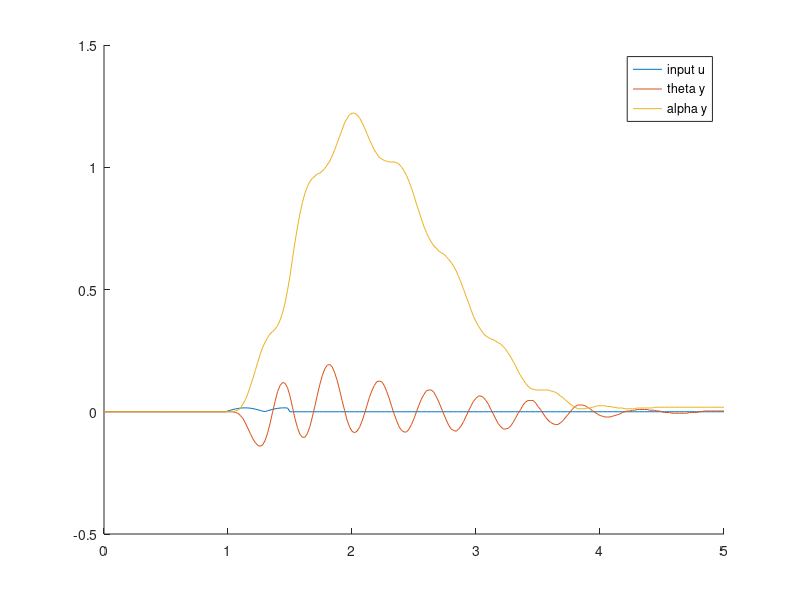

MATLAB code for this plot:
clear,clc
load('AB_new9.mat');
h = 0.02;
new_t_beg = 0.9;
new_t_end = 2.5;

t1 = u(:,1);
u1 = u(:,2);
y1 = y;

figure(1);
clf;
hold on;
plot(t1,u1, 'DisplayName', 'input u');
plot(t1,y1(:,1), 'DisplayName', 'theta y');
plot(t1,y1(:,2), 'DisplayName', 'alpha y');
hold off;
legend;

%% get x0;
% x0 = [theta_d, alpha_d, theta, alpha]
x0 = [ ( y(round(new_t_beg/h),1)-y(round(new_t_beg/h)-1,1) )/h , ( y(round(new_t_beg/h),2)-y(round(new_t_beg/h)-1,2) )/h ,...
       y(round(new_t_beg/h),1) , y(round(new_t_beg/h),2)];

%% only take needed part
u_new = u( round(new_t_beg/h):round(new_t_end/h), :);
y_new = y( round(new_t_beg/h):round(new_t_end/h), :);

u = u_new;
y = y_new;

clearvars -except u y x0

save('AB_new9_short2.mat','u','y','x0')